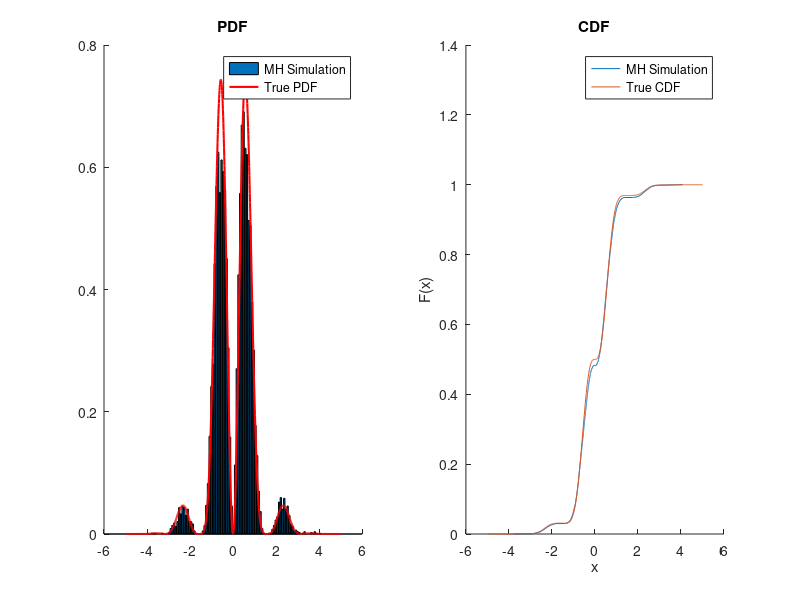

Here is the MATLAB script that generated this plot: (Note: this script raises an error after producing the figure.)

% Question 2


%% 2 (a)
n = 10000; 
x = zeros(n+1, 1); 
x(1) = randn();
i = 2;

while i <= n+1
    
    % sample new x from N(x_old, 1) (random walk MH)
    tmp = randn() + x(i-1);
    
    % calculate the acceptance rate 
    r = (cos(tmp)^2 * sin(2*tmp)^2 * normpdf(tmp))/(cos(x(i-1))^2 * sin(2*x(i-1))^2 * normpdf(x(i-1)));
    
    if rand() < r
        x(i) = tmp;
        i = i + 1;
    end
end


% For plotting the pdf and cdf
t = -5:0.01:5; 
p = cos(t).^2 .* sin(2*t).^2 .* normpdf(t); 
[f, xtick] = hist(x, 100);
figure(1); 
subplot(1,2,1);
hold all
bar(xtick, f / trapz(xtick, f))
plot(t, p / trapz(t, p), 'r-', 'LineWidth', 1.5)
hold off
legend('MH Simulation', 'True PDF');
title('PDF');
subplot(1,2,2);
hold all; 
ecdf(x); 
plot(t, cumsum(p / trapz(t, p)) * 0.01)
hold off;
legend('MH Simulation', 'True CDF');
title('CDF');

% assign v = x for part c
v = x;

%% Question 2(c)

rng('default');
n = 1000; 
x0 = 2.0; % initial state of x
x = [x0; zeros(n, 1)];
% Generate 1000 x and y
for i = 2:n+1
    x(i) = x(i-1) + randn();
end
y = x + randsample(v, n+1, true);


% apply the kalman filter
y_hat = q2kf(y, std(v)^2); 
error = y - y_hat; 

display('MSE of Kalman Filter = ');
display(mean(error.^2)); 

% for plotting
figure(2); 
subplot(2,1,1);
hold all;
plot(1:1:n, y(2:end), 'LineWidth', 1.5);
plot(1:1:n, y_hat(2:end), 'g-', 'LineWidth', 2.0);
hold off;
xlim([0, 1000]); 
legend('Measurement', 'KF Estimate'); 
title('Measurement/KF Filter')

subplot(2,1,2);
hold all;

plot(error(2:end)/y_hat(2:end)*100, 'r.', 'MarkerSize', 15.0);
plot(zeros(n, 1), 'k-', 'LineWidth', 2.0);
title('Error Percentage')




%% Question 2(d)
